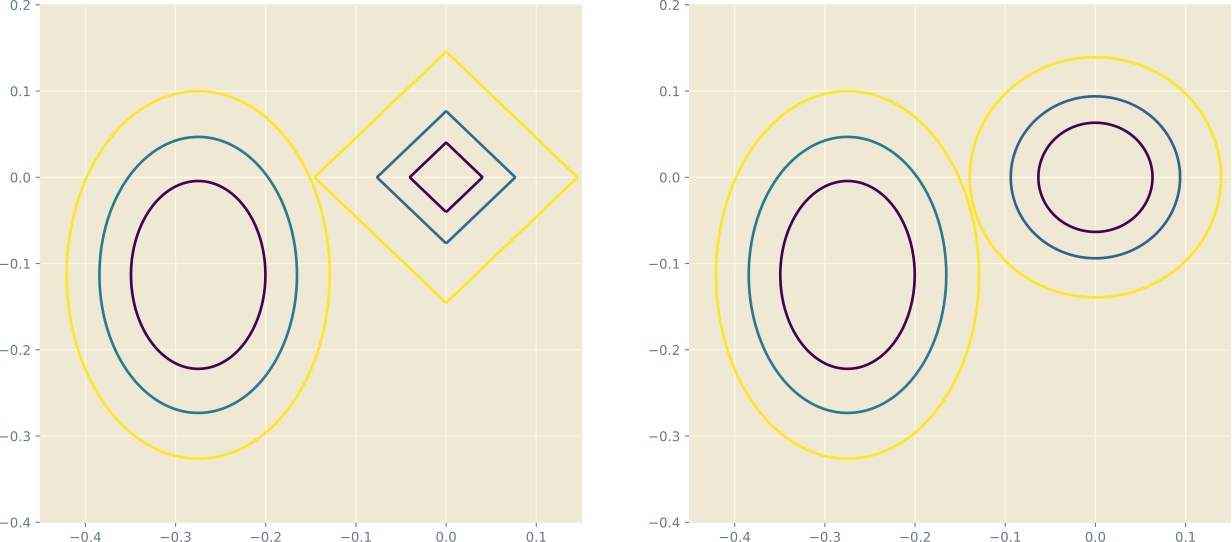

Recreate this plot in Python.
import numpy as np
from matplotlib import pyplot as plt
from sklearn.decomposition import PCA


def lsobj(X, y, w):
    h = X @ w
    J = (h - y).T @ (h - y)
    return J


X = np.array([
    [1, 0, 0, 1, 0, 0, 1, 0, 1, 0, 0, 1, 0, 1, 0, 0, 1, 0.697, 0.460],
    [2, 1, 0, 0, 0, 0, 1, 1, 0, 0, 0, 1, 0, 1, 0, 0, 1, 0.774, 0.376],
    [3, 1, 0, 0, 0, 1, 0, 1, 0, 0, 0, 0, 1, 0, 0, 1, 1, 0.666, 0.091],
    [4, 0, 1, 0, 1, 0, 0, 0, 0, 1, 1, 0, 0, 0, 1, 0, 1, 0.245, 0.057], ])
y = np.array([1, 1, 0, 0])
y = y - y.mean()
X = PCA(n_components=2).fit_transform(X)

low_x, high_x, low_y, high_y = -0.45, 0.15, -0.4, 0.2
xx, yy = np.meshgrid(np.linspace(low_x, high_x, 500), np.linspace(low_y, high_y, 500))

zz_l1 = np.array([np.abs(xi) + np.abs(yi) for xi, yi in zip(np.ravel(xx), np.ravel(yy))])  # L1 function
zz_l2 = np.array([xi**2 + yi**2 for xi, yi in zip(np.ravel(xx), np.ravel(yy))])  # L2 function
zz_ls = np.array([lsobj(X, y.reshape(-1, 1), np.array([t0, t1]).reshape(-1, 1))
                  for t0, t1 in zip(np.ravel(xx), np.ravel(yy))])  # least square cost function
Z_l1, Z_l2, Z_ls = zz_l1.reshape(xx.shape), zz_l2.reshape(xx.shape), zz_ls.reshape(xx.shape)

fig = plt.figure(figsize=(16, 7))

levels_ls = [1.2**x for x in [-10, -8, -6]]
levels_l1 = [1.9**x for x in [-5, -4, -3]]
levels_l2 = [2.2**x for x in [-7, -6, -5]]

with plt.style.context('Solarize_Light2'):

    ax = fig.add_subplot(1, 2, 1)
    ax.contour(xx, yy, Z_l1, levels=levels_l1)
    ax.contour(xx, yy, Z_ls, levels=levels_ls)

    ax = fig.add_subplot(1, 2, 2)
    ax.contour(xx, yy, Z_l2, levels=levels_l2)
    ax.contour(xx, yy, Z_ls, levels=levels_ls)

plt.show()
